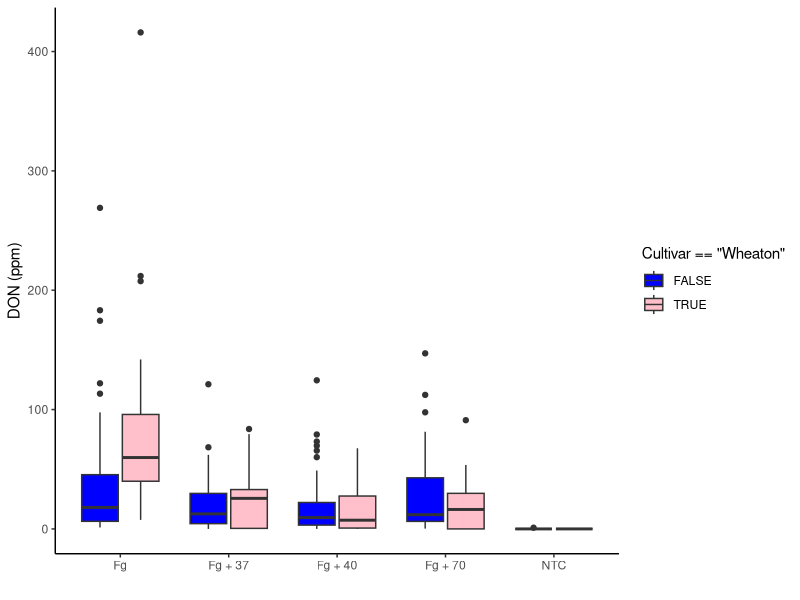
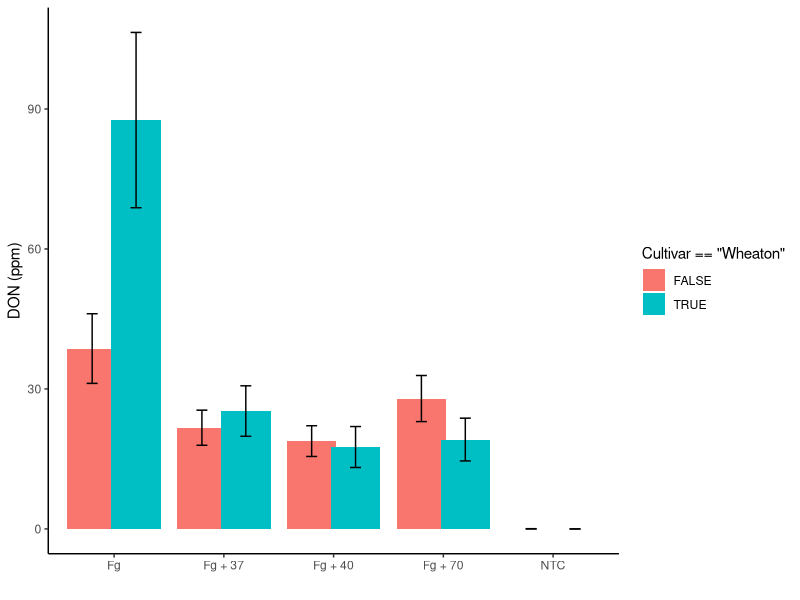

Generate these figures, in order, with R: (Note: this script raises an error after producing the figures.)
#IntroDataVis

#1. a) we need data, aes, geom. 
#b) geom helps in visual representation of the data in the form we want like line, bar and more.
# c) facet is the function which helps in splitting the data into multipanels. 
# d) ggplot works with layering. we can add layers to the plot by adding + sign. we can also change the order by changing the sequence of the code. 
# e) inside the aes function, we can add x and y variables and also include the color, shapes and other attributes. 
#2. coding 
library(ggplot2)
df<- read.csv("MycotoxinData.csv")
#plot 1 represents box plot
df$DON<- as.numeric(as.character(df$DON))
plot1<- ggplot(df, aes(x = Treatment, y = DON, fill = Cultivar== "Wheaton")) +
  geom_boxplot() + 
  scale_fill_manual(values = c("TRUE" = "pink",
                               "FALSE" = "blue"))+
  labs(y = "DON (ppm)", x = "") +
  theme_classic()
plot1

#3. plot 2 represents barchart
plot2 <- ggplot(df, aes(x = Treatment, y = DON, fill = Cultivar== "Wheaton")) +
  stat_summary(fun = mean,
               geom = "bar",
               position = position_dodge(width = 0.8)) +
  stat_summary(fun.data = mean_se,
               geom = "errorbar",
               width = 0.2,
               position = position_dodge(width = 0.8)) +
  labs(y = "DON (ppm)", x = "") +
  theme_classic()

plot2
#4. adding jitter
plot1<- ggplot(df, aes(x = Treatment, y = DON, fill = Cultivar== "Wheaton")) +
  geom_boxplot() + 
  geom_point(position = position_jitterdodge(), shape = 21,
             fill = "black") +
  scale_fill_manual(values = c("TRUE" = "pink",
                               "FALSE" = "blue"))+
  labs(y = "DON (ppm)", x = "") +
  theme_classic()
plot1

plot2 <- ggplot(df, aes(x = Treatment, y = DON, fill = Cultivar== "Wheaton")) +
  geom_point(position = position_jitterdodge(),shape = 21,
             fill = "black") +  
  stat_summary(fun = mean,
               geom = "bar",
               position = position_dodge(width = 0.8)) +
  stat_summary(fun.data = mean_se,
               geom = "errorbar",
               width = 0.2,
               position = position_dodge(width = 0.8)) +
  labs(y = "DON (ppm)", x = "") +
  theme_classic()
plot2

  #5. facet
plot1<- ggplot(df, aes(x = Treatment, y = DON, fill = Cultivar== "Wheaton")) +
  geom_boxplot() + 
  geom_point(position = position_jitterdodge(), shape = 21,
             fill = "black") +  
               scale_fill_manual(values = c("TRUE" = "pink",
                                            "FALSE" = "blue"))+
               labs(y = "DON (ppm)", x = "") +
               facet_wrap(~Cultivar)+
               theme_classic()
             plot1
             
             
# adding facet to plot 2 
             plot2 <- ggplot(df, aes(x = Treatment, y = DON, fill = Cultivar== "Wheaton")) +
               geom_point(position = position_jitterdodge(),shape = 21,
                          fill = "black") +  
               stat_summary(fun = mean,
                            geom = "bar",
                            position = position_dodge(width = 0.8)) +
               stat_summary(fun.data = mean_se,
                            geom = "errorbar",
                            width = 0.2,
                            position = position_dodge(width = 0.8)) +
               facet_wrap(~Cultivar)+
               labs(y = "DON (ppm)", x = "") +
               theme_classic()
             plot2
#6. transparency
             plot1<- ggplot(df, aes(x = Treatment, y = DON, fill = Cultivar== "Wheaton")) +
               geom_boxplot() + 
               geom_point(position = position_jitterdodge(), shape = 21,
                          fill = "black", alpha = 0.5, ) +  
               scale_fill_manual(values = c("TRUE" = "pink",
                                            "FALSE" = "blue"))+
               labs(y = "DON (ppm)", x = "") +
               facet_wrap(~Cultivar)+
               theme_classic()
             plot1

             #plot 2
             plot2 <- ggplot(df, aes(x = Treatment, y = DON, fill = Cultivar== "Wheaton")) +
               geom_point(position = position_jitterdodge(),shape = 21,
                          fill = "black", alpha = 0.5) +  
               stat_summary(fun = mean,
                            geom = "bar",
                            position = position_dodge(width = 0.8)) +
               stat_summary(fun.data = mean_se,
                            geom = "errorbar",
                            width = 0.2,
                            position = position_dodge(width = 0.8)) +
               facet_wrap(~Cultivar)+
               labs(y = "DON (ppm)", x = "") +
               theme_classic()
             plot2
             